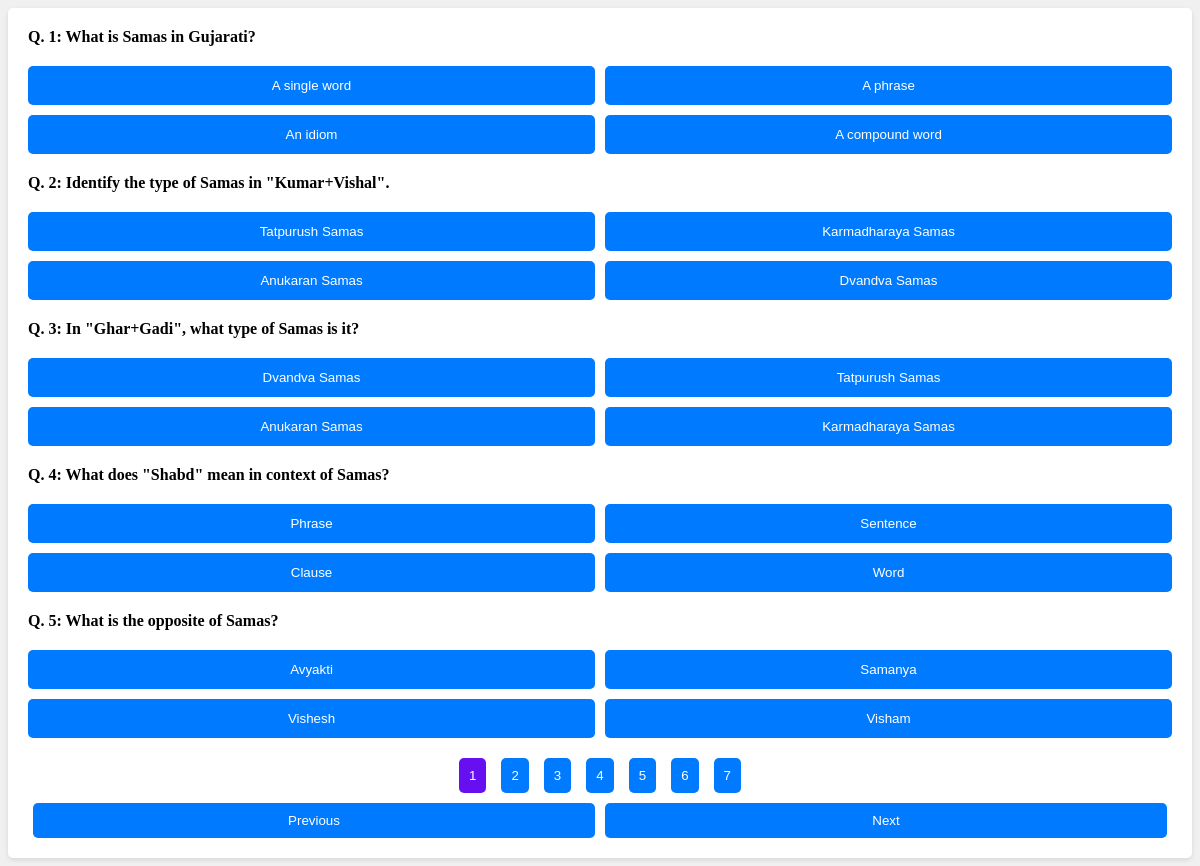
Screenshot of /gujarati/samas/quiz with the database file from the repository.
### tables this page shows
CREATE TABLE questions (
    id INTEGER PRIMARY KEY AUTOINCREMENT,
    subject_id INTEGER NOT NULL,
    topic_id INTEGER NOT NULL,
    subtopic_id INTEGER,
    question TEXT NOT NULL,
    answer TEXT NOT NULL,
    option1 TEXT NOT NULL,
    option2 TEXT NOT NULL,
    option3 TEXT NOT NULL,
    hints TEXT,
    explanation TEXT,
    FOREIGN KEY (subject_id) REFERENCES subjects(id),
    FOREIGN KEY (topic_id) REFERENCES topics(id),
    FOREIGN KEY (subtopic_id) REFERENCES subtopics(id)
);

### app.py (the view, shortened to what this page needs)
@app.route("/<subject>/<topic>/<subtopic>/quiz", methods=["GET"])
@app.route("/<subject>/<topic>/quiz", methods=["GET"])
@app.route("/<subject>/quiz", methods=["GET"])
@app.route("/quiz", methods=["GET"])
def get_quiz(subject=None, topic=None, subtopic=None):
    page = int(request.args.get('page', 1))
    limit = 5
    offset = (page - 1) * limit
    conn = get_db_connection()
    print('subject:',subject,'topic:', topic,'subtopic:', subtopic)
    if subject is None:
        questions = conn.execute('''
            SELECT id, question, option1, option2, option3, answer
            FROM questions
            LIMIT ? OFFSET ?
        ''', (limit, offset)).fetchall()
        total_questions = conn.execute('SELECT COUNT(*) FROM questions').fetchone()[0]
    elif subtopic is None:
        questions = conn.execute('''
            SELECT id, question, option1, option2, option3, answer
            FROM questions
            WHERE subject_id = (SELECT id FROM subjects WHERE LOWER(subject_name) = ?)
            AND topic_id = (SELECT id FROM topics WHERE LOWER(topic_name) = ?)
            LIMIT ? OFFSET ?
        ''', (subject, topic, limit, offset)).fetchall()
        total_questions = conn.execute('SELECT COUNT(*) FROM questions WHERE subject_id = (SELECT id FROM subjects WHERE LOWER(subject_name) = ?) AND topic_id = (SELECT id FROM topics WHERE LOWER(topic_name) = ?)', (subject, topic)).fetchone()[0]
    conn.close()
    print('questions:', questions, 'current_page:', page, 'total_questions:', total_questions)
    return render_template("quiz.html", questions=questions, current_page=page, total_questions=total_questions)

### app.py (called while the page is built)
def get_db_connection():
    conn = sqlite3.connect('test2.db')
    conn.row_factory = sqlite3.Row
    return conn

### templates/quiz.html (shortened to what this page needs)
<!DOCTYPE html>
<html lang="en">
<head>
    <link rel="stylesheet" href="{{ url_for('static', filename='style.css') }}">
</head>
<body>
    <div class="quiz-container">
        <div id="questions">
            {% for question in questions %}
                <div class="question">
                    <strong class="question-text">Q. {{ loop.index + (current_page - 1) * 5 }}: {{ question.question }}</strong>
                    <button onclick="submitAnswer({{ question.id }}, '{{ question.option1 }}', this)">{{ question.option1 }}</button>
                    <button onclick="submitAnswer({{ question.id }}, '{{ question.option2 }}', this)">{{ question.option2 }}</button>
                    <button onclick="submitAnswer({{ question.id }}, '{{ question.option3 }}', this)">{{ question.option3 }}</button>
                    <button onclick="submitAnswer({{ question.id }}, '{{ question.answer }}', this)">{{ question.answer }}</button>
                </div>
            {% endfor %}
        </div>
        <div id="pagination" class="pagination">
            <span id="page-numbers">
                {% for page in range(1, (total_questions // 5) + 2) %}
                    <button onclick="location.href='/quiz?page={{ page }}'" {% if page == current_page %}class="current"{% endif %}>{{ page }}</button>
                {% endfor %}
            </span>
            <div class="nav-buttons">
                <button onclick="location.href='/quiz?page={{ current_page - 1 }}'" {% if current_page <= 1 %}disabled{% endif %}>Previous</button>
                <button onclick="location.href='/quiz?page={{ current_page + 1 }}'" {% if current_page >= (total_questions // 5) + 1 %}disabled{% endif %}>Next</button>
            </div>
        </div>
</body>
</html>

### static/style.css (style rules this page uses)
body { background-color: #f0f0f0; }
.quiz-container { background-color: #ffffff; padding: 20px; border-radius: 5px; box-shadow: 0 2px 5px rgba(0, 0, 0, 0.1); }
.question { display: flex; flex-wrap: wrap; gap: 10px; margin-bottom: 20px; }
.question-text { flex-basis: 100%; margin-bottom: 10px; }
.question button { flex: 1 1 calc(50% - 10px); }
button { width: 100%; background-color: #007BFF; color: white; border: none; border-radius: 5px; padding: 10px; cursor: pointer; transition: background-color 0.1s, transform 0.1s, font-weight 0.1s; font-weight: normal; border: 2px solid transparent; }
.pagination { display: flex; flex-direction: column; align-items: center; margin-top: 20px; }
#page-numbers { display: flex; gap: 5px; }
.nav-buttons { display: flex; justify-content: space-between; width: 100%; margin-top: 10px; }
.nav-buttons button { flex: 1; margin: 0 10px; }
.pagination button { padding: 10px; margin: 0 5px; background-color: #007BFF; color: white; border-radius: 5px; border: none; }
.pagination button.current { background-color: #6610f2; }

### rows the page displays
questions: question "What is Samas in Gujarati?", option1 "A single word", option2 "A phrase", option3 "An idiom", answer "A compound word"
questions: question "Identify the type of Samas in \"Kumar+Vishal\".", option1 "Tatpurush Samas", option2 "Karmadharaya Samas", option3 "Anukaran Samas", answer "Dvandva Samas"
questions: question "In \"Ghar+Gadi\", what type of Samas is it?", option1 "Dvandva Samas", option2 "Tatpurush Samas", option3 "Anukaran Samas", answer "Karmadharaya Samas"
questions: question "What does \"Shabd\" mean in context of Samas?", option1 "Phrase", option2 "Sentence", option3 "Clause", answer "Word"
questions: question "What is the opposite of Samas?", option1 "Avyakti", option2 "Samanya", option3 "Vishesh", answer "Visham"

### other values shown
{{ page }} "1" "2" "3" "4" "5" "6" "7"
